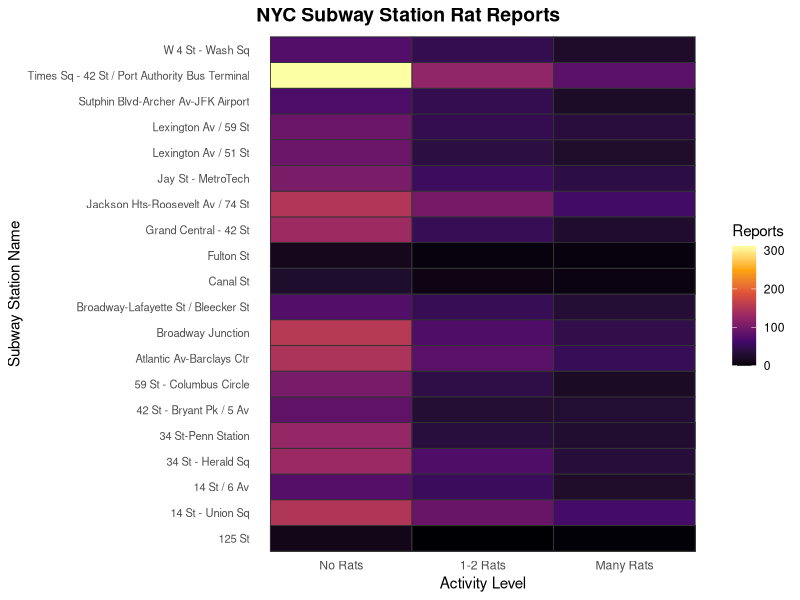

Write the R code that produced this figure.
## ---- chunk 1
library(tidyverse)
library(gganimate)
library(viridis)


rats <- read_csv("transitappratreports.csv")

cat("Raw data dimensions:", nrow(rats), "rows ×", ncol(rats), "columns\n")
cat("\nFirst few rows:\n")
print(head(rats))

## ---- chunk 2
top20 <- rats |>
  mutate(total = so_many + one_or_two + none) |>
  slice_max(total, n = 20) |>
  pull(station_name)

data_long <- rats |>
  filter(station_name %in% top20) |>
  pivot_longer(
    cols = c(so_many, one_or_two, none),
    names_to = "activity_level",
    values_to = "count"
  ) |>
  select(station_name, activity_level, count) |>
  mutate(activity_level = factor(activity_level, levels = c("none", "one_or_two", "so_many"))) |>
  arrange(activity_level, station_name)
## ---- chunk 3
ratmap <- ggplot(data_long, aes(x = activity_level, y = station_name, fill = count)) +
  geom_tile(color = "grey20", size = 0.3) +
  scale_fill_viridis_c(option = "inferno", name = "Reports", na.value = "white") +
  scale_x_discrete(labels = c("none" = "No Rats", "one_or_two" = "1-2 Rats", "so_many" = "Many Rats")) +
  labs(
    title = "NYC Subway Station Rat Reports",
    x = "Activity Level",
    y = "Subway Station Name"
  ) +
  theme_minimal(base_size = 11) +
  theme(panel.grid = element_blank(), axis.text.y = element_text(size = 8),
        plot.title = element_text(size = 14, face = "bold"))

print(ratmap) 
## ---- chunk 4
animated <- ggplot(data_long, aes(x = activity_level, y = station_name, fill = count)) +
  geom_tile(color = "grey20", size = 0.3) +
  scale_fill_viridis_c(
    option = "inferno",
    name = "Reports",
    na.value = "white"
  ) +
  scale_x_discrete(
    labels = c("none" = "No Rats", "one_or_two" = "1-2 Rats", "so_many" = "Many Rats")
  ) +
  labs(
    title = "NYC Subway Station Rat Reports",
    x = "Rat Activity Level",
    y = "Subway Station Name"
  ) +
  theme_minimal(base_size = 11) +
  theme(
    panel.grid = element_blank(),
    axis.text.y = element_text(size = 8),
    plot.title = element_text(size = 14, face = "bold")
  ) +
  transition_states(activity_level, transition_length = 1, state_length = 3, wrap = TRUE) +
  ease_aes("linear")
## ---- chunk 5
print(animated)
